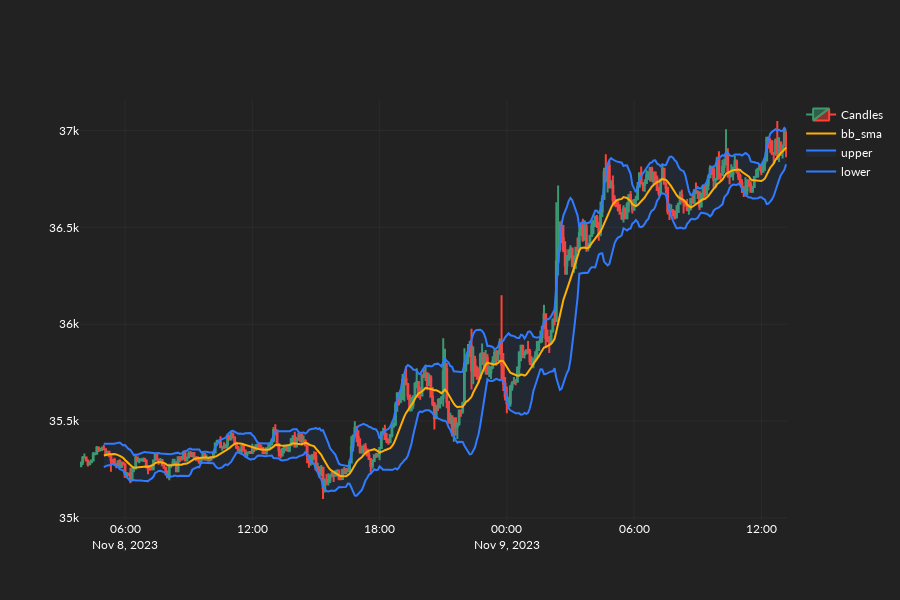

Here is the notebook cell this chart was saved with:
### Code cell
datetimes = pd.to_datetime(candles[:, 0], unit="ms")
bb_color = "48, 123, 255"
basic_color = "255, 176, 0"
fig = go.Figure(
    data=[
        go.Scatter(
            x=datetimes,
            y=indicator[:, 2],
            name="lower",
            line_color=f"rgb({bb_color})",
        ),
        go.Scatter(
            x=datetimes,
            y=indicator[:, 0],
            name="upper",
            line_color=f"rgb({bb_color})",
            fillcolor=f"rgba({bb_color}, 0.07)",
            fill="tonexty",
        ),
        go.Scatter(
            x=datetimes,
            y=indicator[:, 1],
            name="bb_sma",
            line_color=f"rgb({basic_color})",
        ),
        go.Candlestick(
            x=datetimes,
            open=candles[:, 1],
            high=candles[:, 2],
            low=candles[:, 3],
            close=candles[:, 4],
            name="Candles",
        ),
    ]
)
fig.update_layout(height=600, xaxis_rangeslider_visible=False)
fig.show()

### Figure 1 — Plotly figure (JSON) as saved in the notebook; plotly's stock layout.template omitted (floating-point values rounded to 4 significant figures; data arrays with more than 128 entries replaced by an {"elided": "..."} marker saying what was removed)
{"data": [{"line": {"color": "rgb(48, 123, 255)"}, "name": "lower", "type": "scatter", "x": {"elided": "400 str values"}, "y": {"elided": "400 float values"}}, {"fill": "tonexty", "fillcolor": "rgba(48, 123, 255, 0.07)", "line": {"color": "rgb(48, 123, 255)"}, "name": "upper", "type": "scatter", "x": {"elided": "400 str values"}, "y": {"elided": "400 float values"}}, {"line": {"color": "#FFB000"}, "name": "bb_sma", "type": "scatter", "x": {"elided": "400 str values"}, "y": {"elided": "400 float values"}}, {"close": {"elided": "400 float values"}, "high": {"elided": "400 float values"}, "low": {"elided": "400 float values"}, "name": "Candles", "open": {"elided": "400 float values"}, "type": "candlestick", "x": {"elided": "400 str values"}}], "layout": {"height": 600, "xaxis": {"rangeslider": {"visible": false}}}}
